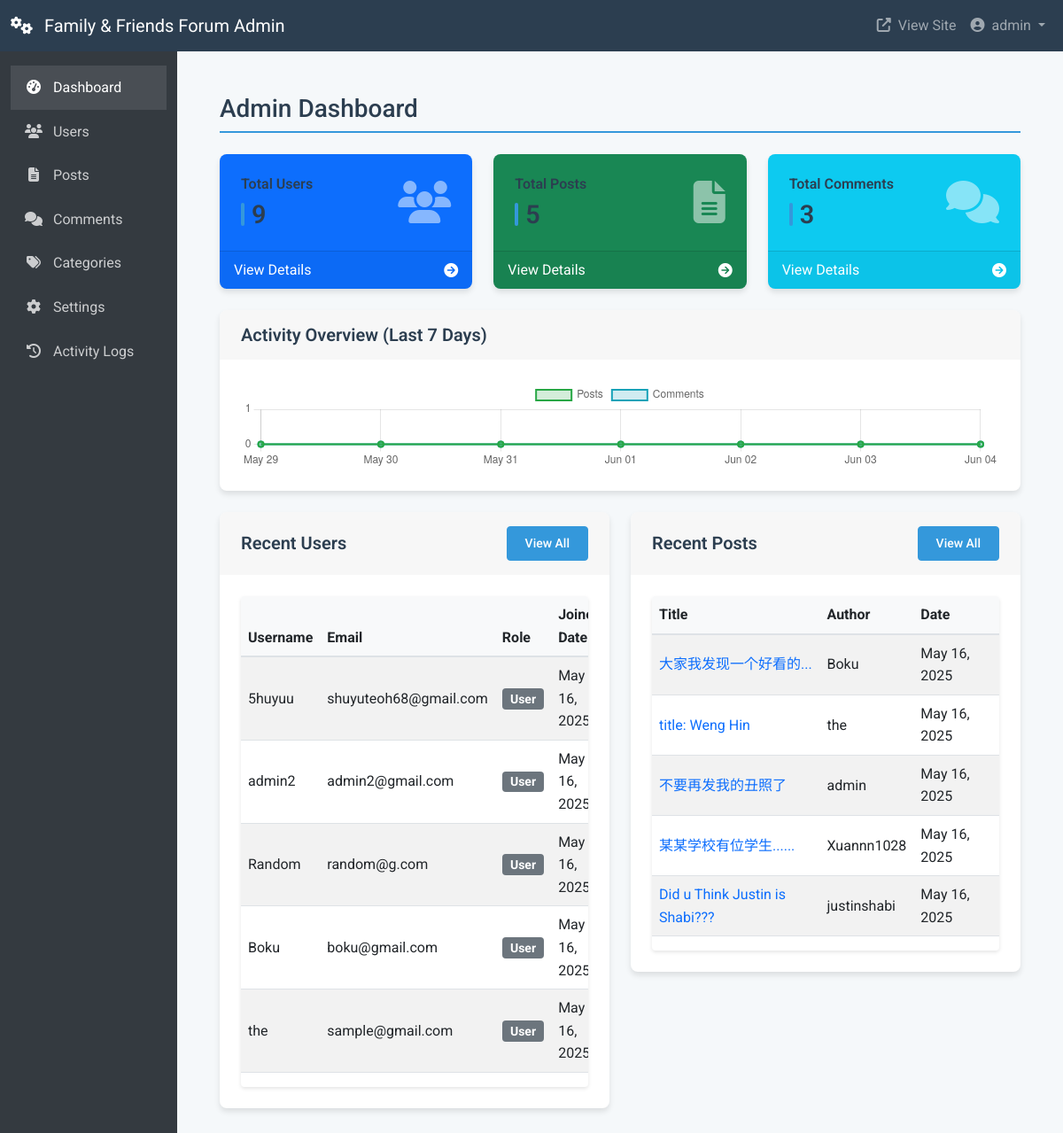
/admin/index.php (signed in), run on the app's committed database.
### tables this page shows
CREATE TABLE `users` (
  `id` int NOT NULL,
  `username` varchar(50) NOT NULL,
  `password` varchar(255) NOT NULL,
  `email` varchar(100) NOT NULL,
  `birthday` date DEFAULT NULL,
  `created_at` timestamp NULL DEFAULT CURRENT_TIMESTAMP,
  `is_admin` tinyint(1) DEFAULT '0',
  `profile_picture` varchar(255) DEFAULT NULL,
  `name` varchar(100) DEFAULT NULL,
  `bio` text,
  `location` varchar(100) DEFAULT NULL,
  `website` varchar(255) DEFAULT NULL,
  `admin_level` tinyint(1) DEFAULT '0'
);

CREATE TABLE `posts` (
  `id` int NOT NULL,
  `user_id` int NOT NULL,
  `title` varchar(255) NOT NULL,
  `content` text NOT NULL,
  `created_at` timestamp NULL DEFAULT CURRENT_TIMESTAMP,
  `category_id` int DEFAULT NULL
);

### admin/index.php (the view, shortened to what this page needs)
<?php
$db = new PDO(
    "mysql:host=" . DB_HOST . ";dbname=" . DB_NAME,
    DB_USER,
    DB_PASS,
    array(PDO::ATTR_ERRMODE => PDO::ERRMODE_EXCEPTION)
);
$stmt = $db->prepare("SELECT COUNT(*) as total_users FROM users");
$stmt->execute();
$total_users = $stmt->fetch(PDO::FETCH_ASSOC)['total_users'];
$stmt = $db->prepare("SELECT COUNT(*) as total_posts FROM posts");
$stmt->execute();
$total_posts = $stmt->fetch(PDO::FETCH_ASSOC)['total_posts'];
$stmt = $db->prepare("SELECT COUNT(*) as total_comments FROM comments");
$stmt->execute();
$total_comments = $stmt->fetch(PDO::FETCH_ASSOC)['total_comments'];
$stmt = $db->prepare("SELECT * FROM users ORDER BY created_at DESC LIMIT 5");
$stmt->execute();
$recent_users = $stmt->fetchAll(PDO::FETCH_ASSOC);
$stmt = $db->prepare("SELECT p.*, u.username FROM posts p JOIN users u ON p.user_id = u.id ORDER BY p.created_at DESC LIMIT 5");
$stmt->execute();
$recent_posts = $stmt->fetchAll(PDO::FETCH_ASSOC);
$activity_data = [];
$labels = [];
for ($i = 6; $i >= 0; $i--) {
    $date = date('Y-m-d', strtotime("-$i days"));
    $labels[] = date('M d', strtotime($date));
    $stmt = $db->prepare("SELECT COUNT(*) as count FROM posts WHERE DATE(created_at) = ?");
    $stmt->execute([$date]);
    $posts_count = $stmt->fetch(PDO::FETCH_ASSOC)['count'];
    $stmt = $db->prepare("SELECT COUNT(*) as count FROM comments WHERE DATE(created_at) = ?");
    $stmt->execute([$date]);
    $comments_count = $stmt->fetch(PDO::FETCH_ASSOC)['count'];
    $activity_data['posts'][] = $posts_count;
    $activity_data['comments'][] = $comments_count;
}
include 'header.php';
?>
<div class="container-fluid py-4">
    <h1 class="h3 mb-4">Admin Dashboard</h1>
    <div class="row mb-4">
        <div class="col-md-4">
            <div class="card dashboard-card bg-primary text-white">
                <div class="card-body">
                    <div class="d-flex justify-content-between align-items-center">
                        <div>
                            <h6 class="card-title">Total Users</h6>
                            <h2 class="mb-0"><?php echo $total_users; ?></h2>
                        </div>
                        <i class="fas fa-users fa-3x opacity-50"></i>
                    </div>
                </div>
                <div class="card-footer d-flex align-items-center justify-content-between">
                    <a href="users.php" class="text-white text-decoration-none">View Details</a>
                    <i class="fas fa-arrow-circle-right"></i>
                </div>
            </div>
        </div>
        <div class="col-md-4">
            <div class="card dashboard-card bg-success text-white">
                <div class="card-body">
                    <div class="d-flex justify-content-between align-items-center">
                        <div>
                            <h6 class="card-title">Total Posts</h6>
                            <h2 class="mb-0"><?php echo $total_posts; ?></h2>
                        </div>
                        <i class="fas fa-file-alt fa-3x opacity-50"></i>
                    </div>
                </div>
                <div class="card-footer d-flex align-items-center justify-content-between">
                    <a href="posts.php" class="text-white text-decoration-none">View Details</a>
                    <i class="fas fa-arrow-circle-right"></i>
                </div>
            </div>
        </div>
        <div class="col-md-4">
            <div class="card dashboard-card bg-info text-white">
                <div class="card-body">
                    <div class="d-flex justify-content-between align-items-center">
                        <div>
                            <h6 class="card-title">Total Comments</h6>
                            <h2 class="mb-0"><?php echo $total_comments; ?></h2>
                        </div>
                        <i class="fas fa-comments fa-3x opacity-50"></i>
                    </div>
                </div>
                <div class="card-footer d-flex align-items-center justify-content-between">
                    <a href="comments.php" class="text-white text-decoration-none">View Details</a>
                    <i class="fas fa-arrow-circle-right"></i>
                </div>
            </div>
        </div>
    </div>
    <div class="card mb-4">
        <div class="card-header">
            <h5 class="mb-0">Activity Overview (Last 7 Days)</h5>
        </div>
        <div class="card-body">
            <canvas id="activityChart" height="100"></canvas>
        </div>
    </div>
    <div class="row">
        <div class="col-md-6">
            <div class="card mb-4">
                <div class="card-header d-flex justify-content-between align-items-center">
                    <h5 class="mb-0">Recent Users</h5>
                    <a href="users.php" class="btn btn-sm btn-primary">View All</a>
                </div>
                <div class="card-body">
                    <div class="table-responsive">
                        <table class="table table-striped table-hover">
                            <thead>
                                <tr>
                                    <th>Username</th>
                                    <th>Email</th>
                                    <th>Role</th>
                                    <th>Joined Date</th>
                                </tr>
                            </thead>
                            <tbody>
                                <?php if (count($recent_users) > 0): ?>
                                    <?php foreach ($recent_users as $user): ?>
                                    <tr>
                                        <td><?php echo htmlspecialchars($user['username']); ?></td>
                                        <td><?php echo htmlspecialchars($user['email']); ?></td>
                                        <td>
                                            <span class="badge bg-<?php echo $user['role'] === 'admin' ? 'danger' : 'secondary'; ?>">
                                                <?php echo ucfirst(htmlspecialchars($user['role'] ?? 'user')); ?>
                                            </span>
                                        </td>
                                        <td><?php echo date('M d, Y', strtotime($user['created_at'])); ?></td>
                                    </tr>
                                    <?php endforeach; ?>
                                <?php else: ?>
                                    <tr>
                                        <td colspan="4" class="text-center">No users found</td>
                                    </tr>
                                <?php endif; ?>
                            </tbody>
                        </table>
                    </div>
                </div>
            </div>
        </div>
        <div class="col-md-6">
            <div class="card mb-4">
                <div class="card-header d-flex justify-content-between align-items-center">
                    <h5 class="mb-0">Recent Posts</h5>
                    <a href="posts.php" class="btn btn-sm btn-primary">View All</a>
                </div>
                <div class="card-body">
                    <div class="table-responsive">
                        <table class="table table-striped table-hover">
                            <thead>
                                <tr>
                                    <th>Title</th>
                                    <th>Author</th>
                                    <th>Date</th>
                                </tr>
                            </thead>
                            <tbody>
                                <?php if (count($recent_posts) > 0): ?>
                                    <?php foreach ($recent_posts as $post): ?>
                                    <tr>
                                        <td>
                                            <a href="../post.php?id=<?php echo $post['id']; ?>" target="_blank">
                                                <?php echo htmlspecialchars(substr($post['title'], 0, 30)) . (strlen($post['title']) > 30 ? '...' : ''); ?>
                                            </a>
                                        </td>
                                        <td><?php echo htmlspecialchars($post['username']); ?></td>
                                        <td><?php echo date('M d, Y', strtotime($post['created_at'])); ?></td>
                                    </tr>
                                    <?php endforeach; ?>
                                <?php else: ?>
                                    <tr>
                                        <td colspan="3" class="text-center">No posts found</td>
                                    </tr>
                                <?php endif; ?>
                            </tbody>
                        </table>
                    </div>
                </div>
            </div>
        </div>
    </div>
</div>
<script>
    document.addEventListener('DOMContentLoaded', function() {
        // Activity Chart
        var ctx = document.getElementById('activityChart').getContext('2d');
        var activityChart = new Chart(ctx, {
            type: 'line',
            data: {
                labels: <?php echo json_encode($labels); ?>,
                datasets: [{
                    label: 'Posts',
                    data: <?php echo json_encode($activity_data['posts']); ?>,
                    backgroundColor: 'rgba(40, 167, 69, 0.2)',
                    borderColor: 'rgba(40, 167, 69, 1)',
                    borderWidth: 2,
                    tension: 0.3
                },
                {
                    label: 'Comments',
                    data: <?php echo json_encode($activity_data['comments']); ?>,
                    backgroundColor: 'rgba(23, 162, 184, 0.2)',
                    borderColor: 'rgba(23, 162, 184, 1)',
                    borderWidth: 2,
                    tension: 0.3
                }]
            },
            options: {
                responsive: true,
                maintainAspectRatio: false,
                scales: {
                    y: {
                        beginAtZero: true,
                        ticks: {
                            precision: 0
                        }
                    }
                },
                plugins: {
                    legend: {
                        position: 'top',
                    }
                }
            }
        });
    });
</script>
<?php include 'footer.php'; ?>

### data on the page
users: username "5huyuu", email "shuyuteoh68@gmail.com", role "User", created_at "May 16,…"
users: username "admin2", email "admin2@gmail.com", role "User", created_at "May 16,…"
users: username "Random", email "random@g.com", role "User", created_at "May 16,…"
users: username "Boku", email "boku@gmail.com", role "User", created_at "May 16,…"
users: username "the", email "sample@gmail.com", role "User", created_at "May 16,…"
posts: title "大家我发现一个好看的", user.username "Boku", created_at "May 16, 2025"
posts: title "title: Weng Hin", user.username "the", created_at "May 16, 2025"
posts: title "不要再发我的丑照了", user.username "admin", created_at "May 16, 2025"
posts: title "某某学校有位学生......", user.username "Xuannn1028", created_at "May 16, 2025"
posts: title "Did u Think Justin is Shabi???", user.username "justinshabi", created_at "May 16, 2025"

### other printed values
SITE_NAME "Family & Friends Forum"
$_SESSION['username'] "admin"
$total_users "9"
$total_posts "5"
$total_comments "3"
